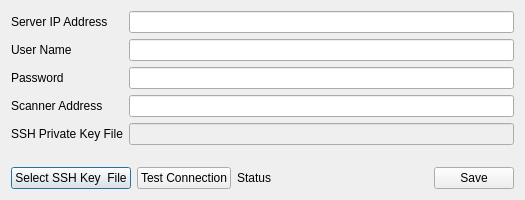
<?xml version="1.0" encoding="UTF-8"?>
<ui version="4.0">
 <class>NodeDialog</class>
 <widget class="QDialog" name="NodeDialog">
  <property name="geometry">
   <rect>
    <x>0</x>
    <y>0</y>
    <width>525</width>
    <height>200</height>
   </rect>
  </property>
  <property name="windowTitle">
   <string>Dialog</string>
  </property>
  <layout class="QVBoxLayout" name="verticalLayout">
   <item>
    <layout class="QFormLayout" name="formLayout">
     <item row="0" column="0">
      <widget class="QLabel" name="lblIPADDR">
       <property name="text">
        <string>Server IP Address</string>
       </property>
      </widget>
     </item>
     <item row="0" column="1">
      <widget class="QLineEdit" name="editIPADDR"/>
     </item>
     <item row="1" column="0">
      <widget class="QLabel" name="lblUsername">
       <property name="text">
        <string>User Name</string>
       </property>
      </widget>
     </item>
     <item row="1" column="1">
      <widget class="QLineEdit" name="editUsername"/>
     </item>
     <item row="2" column="0">
      <widget class="QLabel" name="lblpassword">
       <property name="text">
        <string>Password</string>
       </property>
      </widget>
     </item>
     <item row="2" column="1">
      <widget class="QLineEdit" name="editPassword"/>
     </item>
     <item row="3" column="0">
      <widget class="QLabel" name="lblScannerAddressLabel">
       <property name="text">
        <string>Scanner Address</string>
       </property>
      </widget>
     </item>
     <item row="3" column="1">
      <widget class="QLineEdit" name="editScannerAddress"/>
     </item>
     <item row="4" column="0">
      <widget class="QLabel" name="lblSSHKey">
       <property name="text">
        <string>SSH Private Key File</string>
       </property>
      </widget>
     </item>
     <item row="4" column="1">
      <widget class="QLineEdit" name="editSSHKeyFile">
       <property name="enabled">
        <bool>false</bool>
       </property>
      </widget>
     </item>
    </layout>
   </item>
   <item>
    <layout class="QHBoxLayout" name="horizontalLayout">
     <item>
      <widget class="QPushButton" name="btnSSHKey">
       <property name="text">
        <string>Select SSH Key  File</string>
       </property>
      </widget>
     </item>
     <item>
      <widget class="QPushButton" name="btnTest">
       <property name="text">
        <string>Test Connection</string>
       </property>
      </widget>
     </item>
     <item>
      <widget class="QLabel" name="lblTest">
       <property name="text">
        <string>Status</string>
       </property>
      </widget>
     </item>
     <item>
      <spacer name="horizontalSpacer">
       <property name="orientation">
        <enum>Qt::Horizontal</enum>
       </property>
       <property name="sizeHint" stdset="0">
        <size>
         <width>40</width>
         <height>20</height>
        </size>
       </property>
      </spacer>
     </item>
     <item>
      <widget class="QPushButton" name="btnSave">
       <property name="text">
        <string>Save</string>
       </property>
      </widget>
     </item>
    </layout>
   </item>
  </layout>
 </widget>
 <resources/>
 <connections>
  <connection>
   <sender>btnTest</sender>
   <signal>clicked()</signal>
   <receiver>NodeDialog</receiver>
   <slot>testConnection()</slot>
   <hints>
    <hint type="sourcelabel">
     <x>196</x>
     <y>176</y>
    </hint>
    <hint type="destinationlabel">
     <x>62</x>
     <y>189</y>
    </hint>
   </hints>
  </connection>
  <connection>
   <sender>btnSave</sender>
   <signal>clicked()</signal>
   <receiver>NodeDialog</receiver>
   <slot>saveNode()</slot>
   <hints>
    <hint type="sourcelabel">
     <x>465</x>
     <y>172</y>
    </hint>
    <hint type="destinationlabel">
     <x>469</x>
     <y>191</y>
    </hint>
   </hints>
  </connection>
  <connection>
   <sender>btnSSHKey</sender>
   <signal>clicked()</signal>
   <receiver>NodeDialog</receiver>
   <slot>sshkey()</slot>
   <hints>
    <hint type="sourcelabel">
     <x>101</x>
     <y>175</y>
    </hint>
    <hint type="destinationlabel">
     <x>103</x>
     <y>198</y>
    </hint>
   </hints>
  </connection>
 </connections>
 <slots>
  <slot>testConnection()</slot>
  <slot>saveNode()</slot>
  <slot>sshkey()</slot>
 </slots>
</ui>
